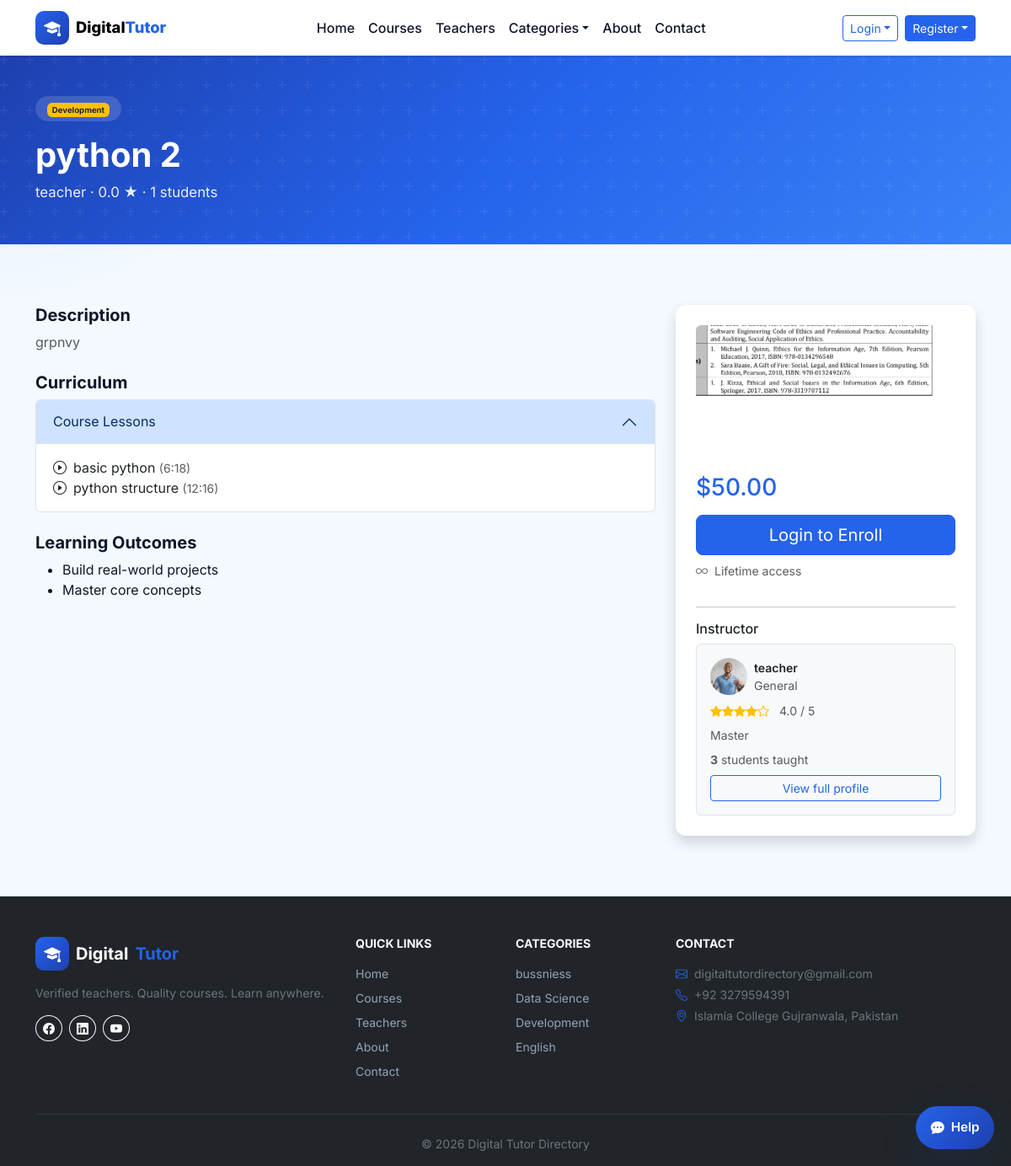
Screenshot of /pages/course-detail.php?id=21 with the database file from the repository.
### tables this page shows
CREATE TABLE courses (
  id INT UNSIGNED AUTO_INCREMENT PRIMARY KEY,
  teacher_id INT UNSIGNED NOT NULL,
  category_id INT UNSIGNED NOT NULL,
  title VARCHAR(200) NOT NULL,
  slug VARCHAR(220) NOT NULL,
  description TEXT NOT NULL,
  price DECIMAL(10,2) NOT NULL DEFAULT 0,
  thumb VARCHAR(255) DEFAULT 'assets/images/avatars/placeholder.svg',
  status ENUM('draft','pending','published','rejected') NOT NULL DEFAULT 'pending',
  rating DECIMAL(3,2) NOT NULL DEFAULT 0,
  created_at TIMESTAMP DEFAULT CURRENT_TIMESTAMP,
  updated_at TIMESTAMP DEFAULT CURRENT_TIMESTAMP ON UPDATE CURRENT_TIMESTAMP,
  FOREIGN KEY (teacher_id) REFERENCES users(id) ON DELETE CASCADE,
  FOREIGN KEY (category_id) REFERENCES categories(id),
  INDEX idx_courses_status (status),
  INDEX idx_courses_teacher (teacher_id)
);

CREATE TABLE categories (
  id INT UNSIGNED AUTO_INCREMENT PRIMARY KEY,
  name VARCHAR(80) NOT NULL UNIQUE,
  slug VARCHAR(80) NOT NULL UNIQUE
);

CREATE TABLE lessons (
  id INT UNSIGNED AUTO_INCREMENT PRIMARY KEY,
  course_id INT UNSIGNED NOT NULL,
  title VARCHAR(200) NOT NULL,
  duration VARCHAR(10) DEFAULT '10:00',
  sort_order INT UNSIGNED NOT NULL DEFAULT 0,
  content_url VARCHAR(255) DEFAULT NULL,
  FOREIGN KEY (course_id) REFERENCES courses(id) ON DELETE CASCADE,
  INDEX idx_lessons_course (course_id)
);

CREATE TABLE users (
  id INT UNSIGNED AUTO_INCREMENT PRIMARY KEY,
  name VARCHAR(120) NOT NULL,
  email VARCHAR(190) NOT NULL UNIQUE,
  phone VARCHAR(30) DEFAULT NULL,
  password_hash VARCHAR(255) NOT NULL,
  role ENUM('student','teacher','admin') NOT NULL DEFAULT 'student',
  status ENUM('active','inactive','pending','pending_verification') NOT NULL DEFAULT 'active',
  email_verified_at TIMESTAMP NULL DEFAULT NULL,
  remember_token_hash VARCHAR(255) DEFAULT NULL,
  remember_token_expires DATETIME DEFAULT NULL,
  bio TEXT DEFAULT NULL,
  avatar VARCHAR(255) DEFAULT NULL,
  created_at TIMESTAMP DEFAULT CURRENT_TIMESTAMP,
  updated_at TIMESTAMP DEFAULT CURRENT_TIMESTAMP ON UPDATE CURRENT_TIMESTAMP,
  INDEX idx_users_role (role),
  INDEX idx_users_status (status)
);

### components/database.php (called while the page is built, shortened)
<?php
function db_config(): array
{
    static $config;
    if ($config === null) {
        $config = require __DIR__ . '/db-config.php';
    }
    return $config;
}
function db(): PDO
{
    static $pdo;
    if ($pdo instanceof PDO) {
        return $pdo;
    }
    $c = db_config();
    $dsn = sprintf('mysql:host=%s;port=%s;dbname=%s;charset=%s', $c['host'], $c['port'], $c['name'], $c['charset']);
    $pdo = new PDO($dsn, $c['user'], $c['pass'], [
        PDO::ATTR_ERRMODE => PDO::ERRMODE_EXCEPTION,
        PDO::ATTR_DEFAULT_FETCH_MODE => PDO::FETCH_ASSOC,
        PDO::ATTR_EMULATE_PREPARES => false,
    ]);
    return $pdo;
}
function db_available(): bool
{
    static $available;
    if ($available !== null) {
        return $available;
    }
    try {
        $available = true;
    } catch (Throwable) {
        $available = false;
    }
    return $available;
}

### includes/data.php (called while the page is built, shortened)
<?php
require_once __DIR__ . '/../components/database.php';
function map_course_row(array $row): array
{
    return [
        'id' => (int) $row['id'],
        'title' => $row['title'],
        'teacher' => $row['teacher_name'] ?? '',
        'teacher_id' => (int) ($row['teacher_id'] ?? 0),
        'teacher_photo' => $row['teacher_photo'] ?? '',
        'teacher_qualification' => $row['teacher_qualification'] ?? '',
        'teacher_subject' => $row['teacher_subject'] ?? '',
        'teacher_rating' => (float) ($row['teacher_rating'] ?? 0),
        'price' => (float) $row['price'],
        'rating' => (float) $row['rating'],
        'category' => $row['category_name'] ?? '',
        'category_id' => (int) ($row['category_id'] ?? 0),
        'thumb' => $row['thumb'] ?: 'assets/images/avatars/placeholder.svg',
        'students' => (int) ($row['student_count'] ?? 0),
        'desc' => $row['description'] ?? '',
        'status' => $row['status'] ?? 'published',
        'submitted' => isset($row['created_at']) ? date('Y-m-d', strtotime($row['created_at'])) : '',
        'enrollments' => (int) ($row['student_count'] ?? 0),
    ];
}
function courses_base_sql(string $where = '1=1'): string
{
    return "SELECT c.*, u.name AS teacher_name, u.avatar AS teacher_photo,
            tp.qualification AS teacher_qualification, tp.subject AS teacher_subject,
            tp.rating AS teacher_rating, cat.name AS category_name,
            (SELECT COUNT(*) FROM enrollments e WHERE e.course_id = c.id) AS student_count
            FROM courses c
            JOIN users u ON u.id = c.teacher_id
            LEFT JOIN teacher_profiles tp ON tp.user_id = u.id
            JOIN categories cat ON cat.id = c.category_id
            WHERE $where";
}
function getCourseById(int $id): ?array
{
    $stmt = db()->prepare(courses_base_sql('c.id = ?'));
    $stmt->execute([$id]);
    $row = $stmt->fetch();
    return $row ? map_course_row($row) : null;
}
function getTeachers(bool $verifiedOnly = true): array
{
    $where = $verifiedOnly
        ? "u.role = 'teacher' AND tp.verification_status = 'verified' AND u.status = 'active'"
        : "u.role = 'teacher'";
        $sql = "SELECT u.id, u.name, u.email, u.bio, u.avatar AS photo, tp.qualification, tp.experience,
            tp.subject, tp.rating,
            COALESCE((SELECT GROUP_CONCAT(DISTINCT cat2.name SEPARATOR ',')
             FROM courses c2 JOIN categories cat2 ON cat2.id = c2.category_id
             WHERE c2.teacher_id = u.id AND c2.status = 'published'), tp.subject) AS categories,
            (SELECT COUNT(DISTINCT e.student_id) FROM enrollments e
             JOIN courses c ON c.id = e.course_id WHERE c.teacher_id = u.id) AS students
            FROM users u
            LEFT JOIN teacher_profiles tp ON tp.user_id = u.id
            WHERE $where
            ORDER BY tp.rating DESC";
    $stmt = db()->query($sql);
    return array_map(static function ($row) {
        $subjects = array_values(array_filter(array_map('trim', explode(',', (string) ($row['subject'] ?? '')))));
        $courseCategories = array_values(array_filter(array_map('trim', explode(',', (string) ($row['categories'] ?? '')))));
        return [
            'id' => (int) $row['id'],
            'name' => $row['name'],
            'email' => $row['email'] ?? '',
            'qualification' => $row['qualification'] ?? '',
            'experience' => $row['experience'] ?? '',
            'rating' => (float) ($row['rating'] ?? 0),
            'subject' => $row['subject'] ?? '',
            'subjects' => $subjects,
            'categories' => array_values(array_unique(array_merge($courseCategories, $subjects))),
            'photo' => $row['photo'] ?? '',
            'students' => (int) ($row['students'] ?? 0),
            'bio' => $row['bio'] ?? '',
        ];
    }, $stmt->fetchAll());
}
function getTeacherById(int $id): ?array
{
    foreach (getTeachers(false) as $t) {
        if ($t['id'] === $id) {
            return $t;
        }
    }
    return null;
}
function getCategoriesWithCourses(): array
{
    $stmt = db()->query("
        SELECT DISTINCT cat.id, cat.name, cat.slug
        FROM categories cat
        INNER JOIN courses c ON c.category_id = cat.id
        WHERE c.status = 'published'
        ORDER BY cat.name
    ");
    $categories = $stmt->fetchAll();
    return $categories;
}
function getCourseLessons(int $courseId, ?int $studentId = null): array
{
    $stmt = db()->prepare('SELECT * FROM lessons WHERE course_id = ? ORDER BY sort_order, id');
    $stmt->execute([$courseId]);
    $lessons = $stmt->fetchAll();
    $completedIds = [];
    return array_map(static function ($row) use ($completedIds) {
        return [
            'id' => (int) $row['id'],
            'title' => $row['title'],
            'duration' => $row['duration'],
            'content_url' => $row['content_url'] ?? '',
            'completed' => in_array($row['id'], $completedIds, true),
        ];
    }, $lessons);
}

### components/auth.php (called while the page is built, shortened)
<?php
require_once __DIR__ . '/database.php';
function auth_user(): ?array
{
    return $_SESSION['user'] ?? null;
}

### pages/course-detail.php (the view, shortened to what this page needs)
<?php
require_once __DIR__.'/../components/config.php';
$id = (int) ($_GET['id'] ?? 0);
$course = getCourseById($id);
$user = auth_user();
$enrolled = false;
$teacherProfile = null;
if ($course['teacher_id'] > 0) {
    $teacherProfile = getTeacherById($course['teacher_id']);
}
require_once __DIR__.'/../components/head.php';
require_once __DIR__ . '/../components/navbar.php';
$pageBadge = '<span class="badge bg-warning text-dark">' . htmlspecialchars($course['category']) . '</span>';
require __DIR__ . '/../components/page-hero.php';
?>
<main class="section"><div class="container"><div class="row g-4">
  <div class="col-lg-8">
    <h2 class="h5 fw-bold">Description</h2><p class="text-muted"><?= htmlspecialchars($course['desc']) ?></p>
    <h2 class="h5 fw-bold mt-4">Curriculum</h2>
    <div class="accordion" id="curriculum">
      <?php $lessons = getCourseLessons($id); ?>
      <?php if ($lessons): ?>
      <div class="accordion-item">
        <h2 class="accordion-header"><button class="accordion-button" data-bs-toggle="collapse" data-bs-target="#m0">Course Lessons</button></h2>
        <div id="m0" class="accordion-collapse collapse show"><div class="accordion-body">
          <ul class="list-unstyled mb-0">
            <?php foreach ($lessons as $lesson): ?>
            <li><i class="bi bi-play-circle me-2"></i><?= htmlspecialchars($lesson['title']) ?> <span class="text-muted small">(<?= htmlspecialchars($lesson['duration']) ?>)</span></li>
            <?php endforeach; ?>
          </ul>
        </div></div>
      </div>
      <?php endif; ?>
    </div>
    <h2 class="h5 fw-bold mt-4">Learning Outcomes</h2>
    <ul><li>Build real-world projects</li><li>Master core concepts</li></ul>
  </div>
  <div class="col-lg-4"><div class="card purchase-card border-0 shadow p-4">
    <img src="<?= media_url($course['thumb'], 'assets/images/avatars/placeholder.svg') ?>" class="rounded mb-3" alt="" style="width:100%;height:160px;object-fit:cover">
    <h3 class="h3 text-primary mb-3">$<?= number_format($course['price'],2) ?></h3>
    <?php if ($enrolled): ?>
    <a href="<?= url('student/course-learn.php?id=' . $id) ?>" class="btn btn-success w-100 btn-lg mb-2">Go to Course</a>
    <?php elseif ($user && ($user['role'] ?? '') === 'student'): ?>
    <a href="<?= url('student/checkout.php?course_id=' . $id) ?>" class="btn btn-primary w-100 btn-lg mb-2">Enroll Now</a>
    <?php else: ?>
    <a href="<?= url('auth/login.php?role=student&redirect=' . urlencode('student/checkout.php?course_id=' . $id)) ?>" class="btn btn-primary w-100 btn-lg mb-2">Login to Enroll</a>
    <?php endif; ?>
    <ul class="list-unstyled small text-muted"><li><i class="bi bi-infinity me-2"></i>Lifetime access</li></ul>
    <?php if ($teacherProfile): ?>
      <hr>
      <h4 class="h6">Instructor</h4>
      <div class="border rounded p-3 bg-light">
        <div class="d-flex align-items-center gap-2 mb-2">
          <img src="<?= media_url($teacherProfile['photo']) ?>" class="rounded-circle" width="44" height="44" style="object-fit:cover" alt="<?= htmlspecialchars($teacherProfile['name']) ?>">
          <div>
            <div class="fw-semibold small"><?= htmlspecialchars($teacherProfile['name']) ?></div>
            <div class="text-muted small"><?= htmlspecialchars($teacherProfile['subject'] ?: $teacherProfile['qualification']) ?></div>
          </div>
        </div>
        <div class="rating-stars small mb-2">
          <?= renderStars((float)$teacherProfile['rating']) ?>
          <span class="ms-2 text-muted"><?= number_format($teacherProfile['rating'], 1) ?> / 5</span>
        </div>
        <p class="small text-muted mb-2"><?= htmlspecialchars($teacherProfile['qualification']) ?></p>
        <p class="small text-muted mb-2"><strong><?= number_format($teacherProfile['students']) ?></strong> students taught</p>
        <a href="<?= url('pages/teacher-profile.php?id=' . (int)$teacherProfile['id']) ?>" class="btn btn-sm btn-outline-primary w-100">View full profile</a>
      </div>
    <?php endif; ?>
  </div></div>
</div></div></main>
<?php require_once __DIR__.'/../components/footer.php'; require_once __DIR__.'/../components/modals.php'; require_once __DIR__.'/../components/public-footer-scripts.php'; ?>

### components/footer.php
<footer class="site-footer bg-dark text-light pt-5 pb-3 mt-auto">
  <div class="container">
    <div class="row g-4">
      <div class="col-lg-4">
        <div class="d-flex align-items-center gap-2 mb-3 text-white fw-bold fs-5">
          <span class="brand-icon"><i class="bi bi-mortarboard-fill"></i></span> Digital<span class="text-primary">Tutor</span>
        </div>
        <p class="text-secondary small">Verified teachers. Quality courses. Learn anywhere.</p>
        <div class="d-flex gap-2">
          <a href="#" class="btn btn-outline-light btn-sm rounded-circle"><i class="bi bi-facebook"></i></a>
          <a href="#" class="btn btn-outline-light btn-sm rounded-circle"><i class="bi bi-linkedin"></i></a>
          <a href="#" class="btn btn-outline-light btn-sm rounded-circle"><i class="bi bi-youtube"></i></a>
        </div>
      </div>
      <div class="col-6 col-lg-2">
        <h6 class="fw-bold small text-uppercase mb-3">Quick Links</h6>
        <ul class="list-unstyled small">
          <li class="mb-2"><a class="footer-link" href="<?= url('pages/home.php') ?>">Home</a></li>
          <li class="mb-2"><a class="footer-link" href="<?= url('pages/courses.php') ?>">Courses                     </a></li>
          <li class="mb-2"><a class="footer-link" href="<?= url('pages/teachers.php') ?>">Teachers</a></li>
          <li class="mb-2"><a class="footer-link" href="<?= url('pages/about.php') ?>">About</a></li>
          <li class="mb-2"><a class="footer-link" href="<?= url('pages/contact.php') ?>">Contact</a></li>
        </ul>
      </div>
      <div class="col-6 col-lg-2">
        <h6 class="fw-bold small text-uppercase mb-3">Categories</h6>
        <ul class="list-unstyled small">
          <?php foreach (getCategoriesWithCourses() as $cat):
            $catName = is_array($cat) ? $cat['name'] : $cat;
          ?>
          <li class="mb-2"><a class="footer-link" href="<?= url('pages/courses.php?category='.urlencode($catName)) ?>"><?= htmlspecialchars($catName) ?></a></li>
          <?php endforeach; ?>
        </ul>
      </div>
      <div class="col-lg-4">
        <h6 class="fw-bold small text-uppercase mb-3">Contact</h6>
        <p class="small text-secondary mb-1"><i class="bi bi-envelope me-2 text-primary"></i>digitaltutordirectory@gmail.com</p>
        <p class="small text-secondary mb-1"><i class="bi bi-telephone me-2 text-primary"></i>+92 3279594391</p>
        <p class="small text-secondary"><i class="bi bi-geo-alt me-2 text-primary"></i>Islamia College Gujranwala, Pakistan</p>
      </div>
    </div>
    <hr class="border-secondary my-4">
    <p class="small text-secondary text-center mb-0">&copy; <?= date('Y') ?> <?= SITE_NAME ?></p>
  </div>
</footer>

### rows the page displays
courses: category.name "Development", description "grpnvy", thumb (picture), price "50.00"
lessons: title "basic python", duration "6:18"
lessons: title "python structure", duration "12:16"
users: avatar (picture), name "teacher"
categories: name "bussniess"
categories: name "Data Science"
categories: name "Development"
categories: name "English"

### other values shown
$pageHeading "python 2"
$pageSubheading "teacher · 0.0 ★ · 1 students"
$teacherProfile['subject'] ?: $teacherProfile['qualification'] "General"
$teacherProfile['rating'] "4.0"
$teacherProfile['qualification'] "Master"
$teacherProfile['students'] "3"
SITE_NAME "Digital Tutor Directory"
